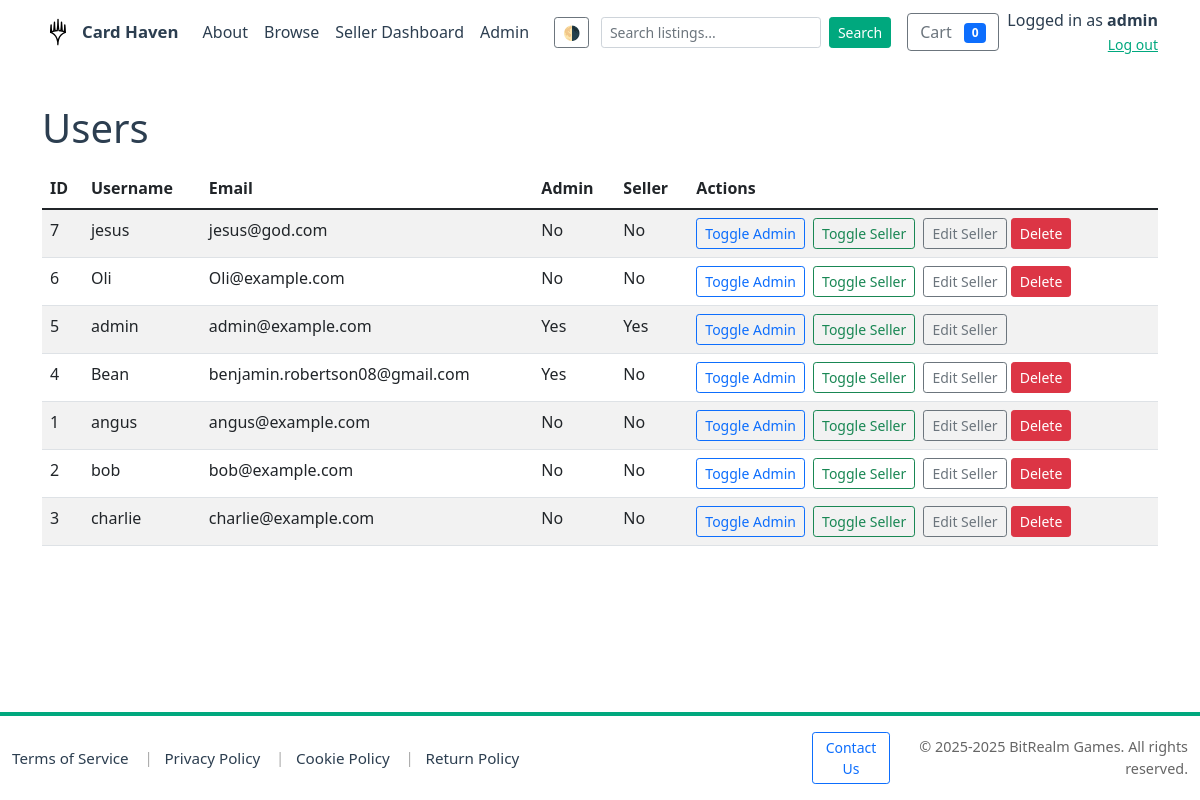
Page /admin/users (signed in) on the earlier database version.
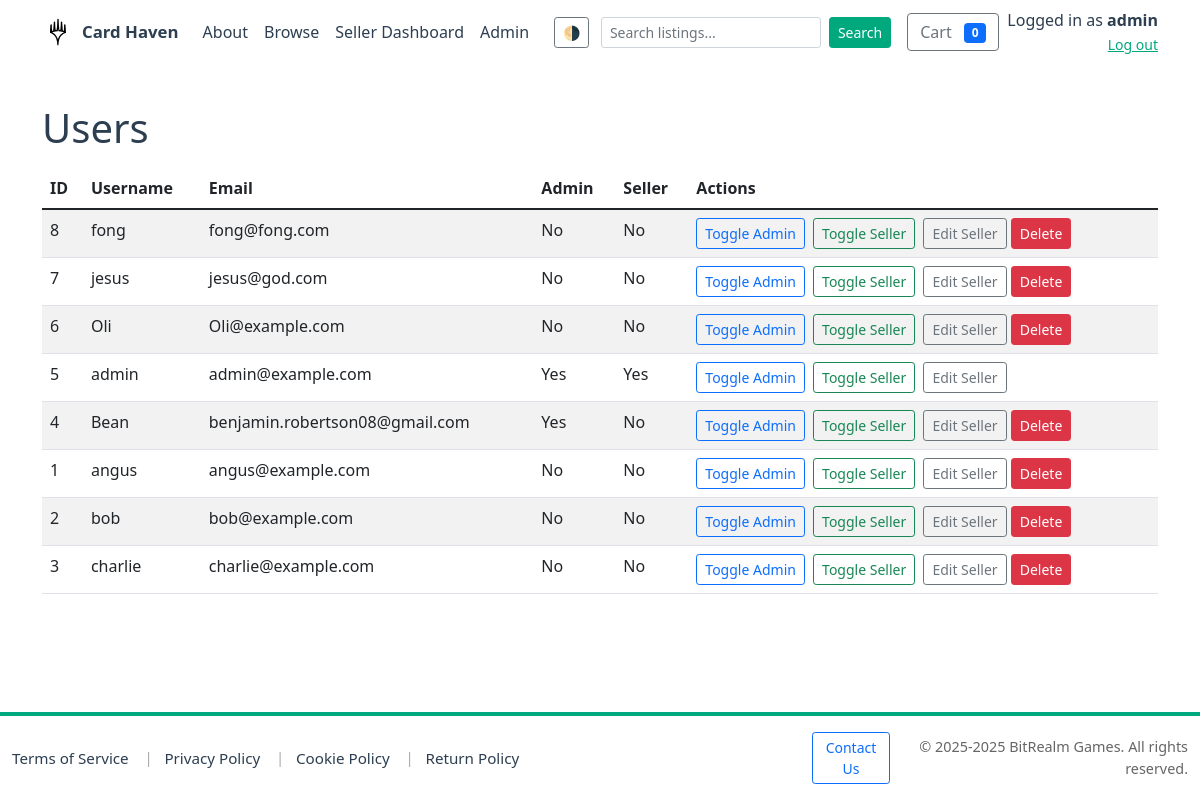
Same page on the later database version.
### models.py (models this page shows, shortened)
class User(db.Model):
    __tablename__ = 'users'
    id = db.Column(db.Integer, primary_key=True)
    username = db.Column(db.String(150), unique=True, nullable=False)
    email = db.Column(db.String(255), unique=True, nullable=False)
    password_hash = db.Column(db.String(255), nullable=False)
    is_admin = db.Column(db.Boolean, default=False)
    is_seller = db.Column(db.Boolean, default=False)
    business_name = db.Column(db.String(255))
    seller_description = db.Column(db.Text)
    rating = db.Column(db.Float, default=0.0)
    total_sales = db.Column(db.Integer, default=0)
    logo_url = db.Column(db.String(512))
    created_at = db.Column(db.DateTime, default=datetime.utcnow)
    products = db.relationship('Product', back_populates='seller', lazy='dynamic')
    orders = db.relationship('Order', back_populates='buyer', lazy='dynamic')

### app.py (the view)
@app.route('/admin/users')
@admin_required
def admin_users():
    conn = get_db_connection()
    cur = conn.cursor()
    cur.execute("SELECT id, username, email, is_admin, is_seller, created_at FROM users ORDER BY created_at DESC")
    users = cur.fetchall()
    conn.close()
    return render_template('admin/users.html', users=users)

### app.py (called while the page is built)
def get_db_connection(path=DB_PATH):
    conn = sqlite3.connect(path)
    conn.row_factory = sqlite3.Row
    conn.execute("PRAGMA foreign_keys = ON;")
    try:
        cur = conn.cursor()
        cur.execute("PRAGMA table_info(products)")
        cols = [r['name'] for r in cur.fetchall()]
        if 'is_active' not in cols:
            try:
                cur.execute("ALTER TABLE products ADD COLUMN is_active INTEGER NOT NULL DEFAULT 1")
                conn.commit()
            except Exception:
                pass
    except Exception:
        pass
    return conn

@app.after_request
def set_security_headers(response):
    response.headers.setdefault('X-Frame-Options', 'SAMEORIGIN')
    response.headers.setdefault('X-Content-Type-Options', 'nosniff')
    response.headers.setdefault('Referrer-Policy', 'no-referrer-when-downgrade')
    if 'SSL_ENABLED' in globals() and SSL_ENABLED:
        response.headers.setdefault('Strict-Transport-Security', 'max-age=63072000; includeSubDomains; preload')
    return response

def admin_required(f):
    @wraps(f)
    def decorated(*args, **kwargs):
        uid = session.get('user_id')
        if not uid:
            return redirect(url_for('login', next=request.path))
        conn = get_db_connection()
        cur = conn.cursor()
        cur.execute("SELECT username, is_admin FROM users WHERE id = ?", (uid,))
        u = cur.fetchone()
        conn.close()
        allowed_admin_username = 'Bean'
        has_name_match = bool(u and u['username'] and u['username'].strip().lower() == allowed_admin_username.strip().lower())
        has_admin_flag = bool(u and u['is_admin'])
        if not (has_name_match or has_admin_flag):
            flash("Admin access required.")
            return redirect(url_for('index'))
        return f(*args, **kwargs)
    return decorated

### templates/admin/users.html (shortened to what this page needs)
<!doctype html>
<html lang="en">
<head>
  {% include 'head_includes.html' %}
</head>
<body>
  {% include 'navbar.html' %}
  <div class="container my-4">
    <h1>Users</h1>
    <table class="table table-striped mt-3">
      <thead>
        <tr>
          <th>ID</th>
          <th>Username</th>
          <th>Email</th>
          <th>Admin</th>
          <th>Seller</th>
          <th>Actions</th>
        </tr>
      </thead>
      <tbody>
        {% for u in users %}
          <tr>
            <td>{{ u['id'] }}</td>
            <td>{{ u['username'] }}</td>
            <td>{{ u['email'] }}</td>
            <td>{{ 'Yes' if u['is_admin'] else 'No' }}</td>
            <td>{{ 'Yes' if u['is_seller'] else 'No' }}</td>
            <td>
              <form action="{{ url_for('admin_user_toggle_admin', user_id=u['id']) }}" method="post" style="display:inline">
                <button class="btn btn-sm btn-outline-primary">Toggle Admin</button>
              </form>
              <form action="{{ url_for('admin_user_toggle_seller', user_id=u['id']) }}" method="post" style="display:inline" class="ms-1">
                <button class="btn btn-sm btn-outline-success">Toggle Seller</button>
              </form>
              <a href="{{ url_for('admin_edit_seller', user_id=u['id']) }}" class="btn btn-sm btn-outline-secondary ms-1">Edit Seller</a>
              {% if session.get('user_id') != u['id'] %}
              <form action="{{ url_for('admin_user_delete', user_id=u['id']) }}" method="post" style="display:inline" onsubmit="return confirm('Delete this user?');">
                <button class="btn btn-sm btn-danger">Delete</button>
              </form>
              {% endif %}
            </td>
          </tr>
        {% else %}
          <tr><td colspan="6">No users found.</td></tr>
        {% endfor %}
      </tbody>
    </table>
  </div>
  {% include 'footer.html' %}
</body>
</html>

### templates/head_includes.html (shortened to what this page needs)
<link href="https://cdn.jsdelivr.net/npm/bootstrap@5.1.3/dist/css/bootstrap.min.css" rel="stylesheet">
<link rel="stylesheet" href="{{ url_for('static', filename='css/theme.css') }}">

### templates/navbar.html (shortened to what this page needs)
<nav class="navbar navbar-expand-lg mb-3 site-navbar" aria-label="Main navigation">
  <div class="container">
    <a class="navbar-brand d-flex align-items-center" href="{{ url_for('index') }}">
  <img id="site-logo" src="{{ url_for('static', filename='img/logo.svg') }}" alt="Card Haven logo" height="32" class="me-2 site-logo" style="width:auto;" title="Card Haven">
  <span>Card Haven</span>
    </a>
    <div class="collapse navbar-collapse" id="mainNav">
        <ul class="navbar-nav me-auto mb-2 mb-lg-0">
          <li class="nav-item"><a class="nav-link" href="/about">About</a></li>
        <li class="nav-item"><a class="nav-link" href="/products">Browse</a></li>
        {% if current_user_is_seller %}
          <li class="nav-item"><a class="nav-link" href="{{ url_for('seller_dashboard') }}">Seller Dashboard</a></li>
        {% endif %}
        {% if current_user_is_admin %}
          <li class="nav-item"><a class="nav-link" href="{{ url_for('admin_index') }}">Admin</a></li>
        {% endif %}
      </ul>
  <div class="d-none d-lg-flex align-items-center gap-2 navbar-right">
        <button id="theme-toggle" class="btn btn-sm btn-outline-secondary me-1" title="Toggle theme" onclick="toggleTheme()">🌗</button>
        <form class="d-none d-lg-flex align-items-center me-2" action="{{ url_for('products') }}" method="get">
          <input name="search" class="form-control form-control-sm me-2" type="search" placeholder="Search listings..." aria-label="Search" value="{{ request.args.get('search','') }}">
          <button class="btn btn-sm btn-primary" type="submit">Search</button>
        </form>
        <a href="{{ url_for('cart_view') }}" class="btn btn-outline-secondary position-relative">
          Cart <span id="cart-count" class="badge bg-primary ms-2">0</span>
        </a>
        {% if session.get('user_id') %}
          <div class="text-end user-info mt-2 mt-lg-0">
            <div>Logged in as <strong>{{ session.get('username') }}</strong></div>
            <a href="{{ url_for('logout') }}" class="small">Log out</a>
          </div>
        {% else %}
          <div class="auth-buttons d-flex gap-1 mt-2 mt-lg-0">
            <a href="{{ url_for('login') }}" class="btn btn-sm btn-outline-primary">Login</a>
            <a href="{{ url_for('register') }}" class="btn btn-sm btn-primary">Register</a>
          </div>
        {% endif %}
      </div>
    </div>
  </div>
</nav>
<main class="site-content">

### templates/footer.html (shortened to what this page needs)
</main>
<footer class="site-footer mt-5" role="contentinfo">
  <div class="site-footer-bg">
    <div class="container">
  <div class="row align-items-center py-2">
        <div class="col-md-8 links d-flex flex-wrap align-items-center gap-2 small">
          <a href="/terms" class="footer-link">Terms of Service</a>
          <span class="separator">|</span>
          <a href="/privacy" class="footer-link">Privacy Policy</a>
          <span class="separator">|</span>
          <a href="/cookies" class="footer-link">Cookie Policy</a>
          <span class="separator">|</span>
          <a href="/returns" class="footer-link">Return Policy</a>
        </div>
        <div class="col-md-4 text-md-end d-flex align-items-center justify-content-md-end gap-3">
          <a href="{{ contact_url }}" class="btn btn-outline-primary btn-sm">Contact Us</a>
          <div class="small copyright">© 2025-{{ current_year }} BitRealm Games. All rights reserved.</div>
        </div>
      </div>
    </div>
  </div>
</footer>

### static/css/theme.css (style rules this page uses)
:root { --bg: #ffffff; --surface: #ffffff; --text: #2c3e50; --muted: #666666; --primary: #00a87e; --accent: #007b60; --card-shadow: rgba(0,0,0,0.06); }
body, .card, .listing-card, .profile-header, .seller-header { transition: background-color 180ms ease, color 180ms ease, box-shadow 180ms ease; }
body { background: var(--bg); color: var(--text); }
a { color: var(--primary); }
.navbar, .card, .listing-card, .profile-header { background: var(--surface); }
.btn-primary { background-color: var(--primary, var(--primary-color, #00a87e)) !important; border-color: var(--primary, var(--primary-color, #00a87e)) !important; color: #fff !important; }
.site-navbar .navbar-brand, .site-navbar .navbar-brand span, .site-navbar .navbar-brand a { color: var(--text) !important; }

### templates/navbar.html (style rules this page uses)
.navbar-brand img { height: 32px; width: auto; display: inline-block; vertical-align: middle; }
.site-navbar { background: var(--surface) !important; }
.site-navbar .nav-link { color: var(--text) !important; }
.site-navbar .navbar-brand span { font-size: 1.05rem; font-weight: 600; }
.site-navbar .form-control { min-width: 0; }

### templates/footer.html (style rules this page uses)
html, body { height: 100%; }
body { display: flex; flex-direction: column; min-height: 100vh; }
.site-content { flex: 1 0 auto; }
.site-footer { width:100%; margin-top: auto; }
.site-footer-bg { background: var(--surface); color: var(--text); border-top: 4px solid var(--primary); padding-top: 0.5rem; padding-bottom: 0.5rem; }
.site-footer .container { max-width: 1200px; }
.site-footer .footer-link { color: var(--text); text-decoration: none; margin-right: 0.25rem; font-size: 0.95rem; }
.site-footer .separator { color: rgba(0,0,0,0.35); margin: 0 0.25rem; }
.site-footer .copyright { color: var(--muted); font-size: 0.9rem; }

Differences in the rows shown:
added User: id "8", username "fong", email "fong@fong.com", is_admin "No", is_seller "No"
